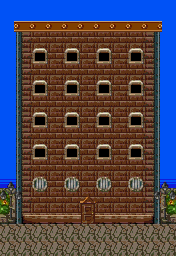

A level layout from a 2D game, rendered from its tile map. Below: a short description, then the map file with its tile-grid data intact:
An orthogonal 11x16 tile map with 16x16 px tiles, 1 tile layer (Capa de patrones 1).

<map version="1.2" tiledversion="1.3.1" orientation="orthogonal" renderorder="right-down" compressionlevel="0" width="11" height="16" tilewidth="16" tileheight="16" infinite="0" nextlayerid="2" nextobjectid="1">
 <tileset firstgid="1" name="Tiles" tilewidth="16" tileheight="16" tilecount="32" columns="16">
  <image source="tiles.png" width="256" height="32" />
 </tileset>
 <layer id="1" name="Capa de patrones 1" width="11" height="16">
  <data encoding="csv">
5,5,5,5,5,5,5,5,5,5,5,
21,22,22,22,22,22,22,22,22,22,23,
5,14,17,17,17,17,17,17,17,16,5,
5,14,20,17,20,17,20,17,20,16,5,
5,14,17,17,17,17,17,17,17,16,5,
5,14,20,17,20,17,20,17,20,16,5,
5,14,17,17,17,17,17,17,17,16,5,
5,14,20,17,20,17,20,17,20,16,5,
5,14,17,17,17,17,17,17,17,16,5,
5,14,20,17,20,17,20,17,20,16,5,
5,14,17,17,17,17,17,17,17,16,5,
4,14,19,17,19,17,19,17,19,16,8,
3,13,17,17,17,18,17,17,17,15,7,
2,9,10,10,10,11,10,10,10,12,6,
1,1,1,1,1,1,1,1,1,1,1,
1,1,1,1,1,1,1,1,1,1,1
</data>
 </layer>
</map>